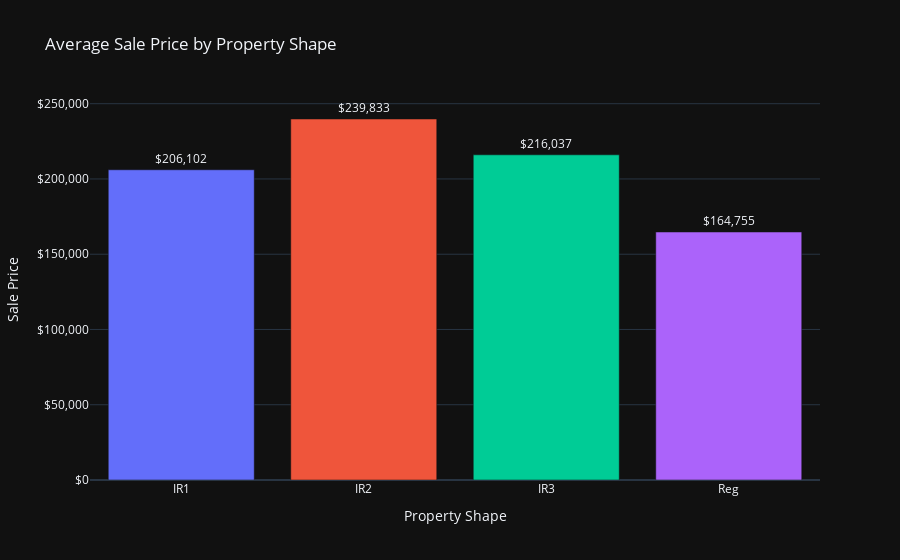

Notebook code for this chart:
### Markdown cell above
## Average sale price according to property shape

### Code cell
# 4. Average sale price by property shape
colors = px.colors.qualitative.Plotly
shape_prices = train0.groupby('LotShape')['SalePrice'].mean()
contour_prices = train0.groupby('LandContour')['SalePrice'].mean()
# Shape Prices
fig7 = px.bar(x=shape_prices.index, y=shape_prices.values, title='Average Sale Price by Property Shape',
              template='plotly_dark', text=shape_prices.values)
fig7.update_traces(marker_color=colors, texttemplate='$%{text:,.0f}', textposition='outside')
fig7.update_yaxes(title='Sale Price', tickprefix='$', tickformat=',')
fig7.update_xaxes(title='Property Shape')
fig7.update_layout(showlegend=False)
# Contour Prices
fig8 = px.bar(x=contour_prices.index, y=contour_prices.values, title='Average Sale Price by Property Contour',
              template='plotly_dark', text=contour_prices.values)
fig8.update_traces(marker_color=colors, texttemplate='$%{text:,.0f}', textposition='outside')
fig8.update_yaxes(title='Sale Price', tickprefix='$', tickformat=',')
fig8.update_xaxes(title='Property Contour')
fig8.update_layout(showlegend=False)
fig7.show()

### Figure 1 — Plotly figure (JSON) as saved in the notebook; plotly's stock layout.template omitted (floating-point values rounded to 4 significant figures)
{"data": [{"alignmentgroup": "True", "hovertemplate": "x=%{x}<br>y=%{y}<br>text=%{text}<extra></extra>", "legendgroup": "", "marker": {"color": ["#636EFA", "#EF553B", "#00CC96", "#AB63FA", "#FFA15A", "#19D3F3", "#FF6692", "#B6E880", "#FF97FF", "#FECB52"], "pattern": {"shape": ""}}, "name": "", "offsetgroup": "", "orientation": "v", "showlegend": false, "text": [206100.0, 239800.0, 216000.0, 164800.0], "textposition": "outside", "texttemplate": "$%{text:,.0f}", "type": "bar", "x": ["IR1", "IR2", "IR3", "Reg"], "xaxis": "x", "y": [206100.0, 239800.0, 216000.0, 164800.0], "yaxis": "y"}], "layout": {"barmode": "relative", "legend": {"tracegroupgap": 0}, "showlegend": false, "title": {"text": "Average Sale Price by Property Shape"}, "xaxis": {"anchor": "y", "domain": [0, 1], "title": {"text": "Property Shape"}}, "yaxis": {"anchor": "x", "domain": [0, 1], "tickformat": ",", "tickprefix": "$", "title": {"text": "Sale Price"}}}}
